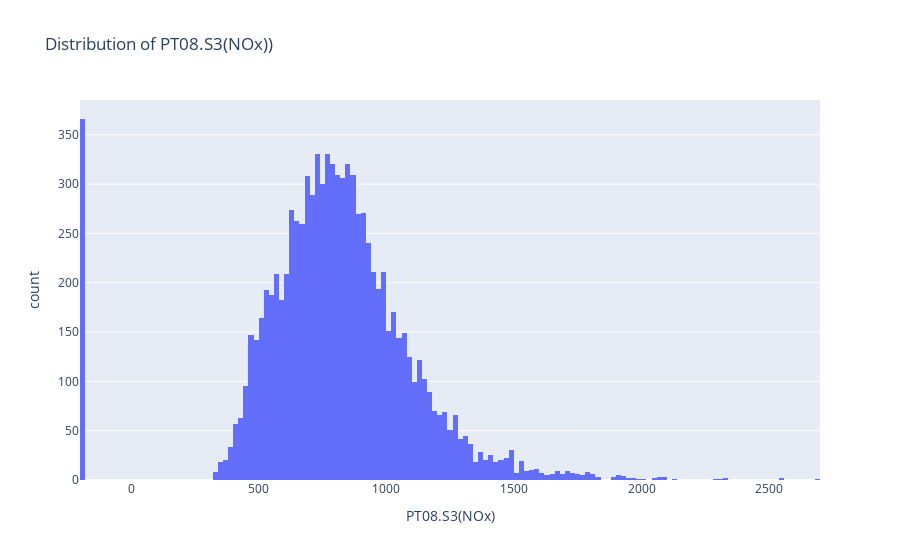

Source (notebook cell):
### Markdown cell above
#### Classifications
C6H6(GT) = Uniform

PT08.S2(NMHC) = Binomial Probability Distribution

NOx(GT) = Binomial Probability Distribution

### Code cell
fig = px.histogram(data, x='PT08.S3(NOx)', title=f'Distribution of PT08.S3(NOx))')
fig.show()

fig = px.histogram(data, x='NO2(GT)', title=f'Distribution of NO2(GT)')
fig.show()

fig = px.histogram(data, x='PT08.S4(NO2)', title=f'Distribution of PT08.S4(NO2)')
fig.show()

### Figure 1 — Plotly figure (JSON) as saved in the notebook; plotly's stock layout.template omitted (floating-point values rounded to 4 significant figures; data arrays with more than 128 entries replaced by an {"elided": "..."} marker saying what was removed)
{"data": [{"alignmentgroup": "True", "bingroup": "x", "hovertemplate": "PT08.S3(NOx)=%{x}<br>count=%{y}<extra></extra>", "legendgroup": "", "marker": {"color": "#636efa", "pattern": {"shape": ""}}, "name": "", "offsetgroup": "", "orientation": "v", "showlegend": false, "type": "histogram", "x": {"elided": "9471 int values"}, "xaxis": "x", "yaxis": "y"}], "layout": {"barmode": "relative", "legend": {"tracegroupgap": 0}, "title": {"text": "Distribution of PT08.S3(NOx))"}, "xaxis": {"anchor": "y", "domain": [0, 1], "title": {"text": "PT08.S3(NOx)"}}, "yaxis": {"anchor": "x", "domain": [0, 1], "title": {"text": "count"}}}}
